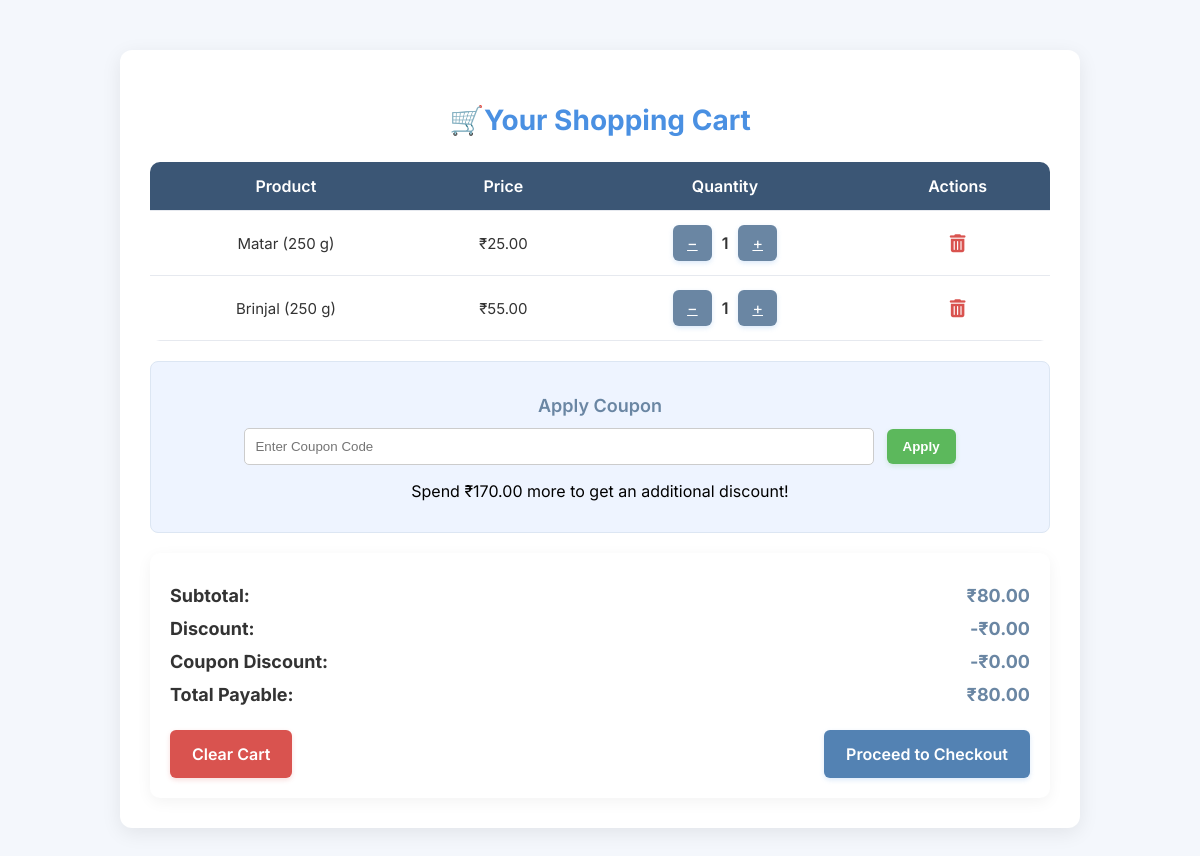
Page /cart/ on the committed database.
### myApp/models.py (models this page shows, shortened)
class Cart(models.Model):
    product_type = models.CharField(max_length=50)  # 'fruit', 'vegie', or 'pulse'
    product_id = models.IntegerField()  # Stores the ID of the product
    title = models.CharField(max_length=100)
    price = models.DecimalField(max_digits=10, decimal_places=2)
    quantity = models.PositiveIntegerField(default=1)

### GrowPure/views.py (the view)
# urls.py: path('cart/', views.cart_view, name='cart_view'),
def cart_view(request):
    cart_items = Cart.objects.all()
    total_price = sum(Decimal(item.price) * item.quantity for item in cart_items)
    discount_tiers = {
        250: Decimal('0.02'),  # 2% discount at ₹250
        500: Decimal('0.05'),  # 5% discount at ₹500
        750: Decimal('0.07'),  # 7% discount at ₹750
        1000: Decimal('0.10')  # 10% discount at ₹1000
    }
    discount_amount = Decimal('0')
    next_discount_threshold = None
    for threshold, discount in sorted(discount_tiers.items()):
        if total_price >= threshold:
            discount_amount = total_price * discount
        elif next_discount_threshold is None:
            next_discount_threshold = threshold - total_price
    request.session['discount_amount'] = float(round(discount_amount, 2))
    applied_coupon = None
    coupon_discount = Decimal('0')
    if 'coupon_code' in request.session:
        try:
            applied_coupon = Coupon.objects.get(code=request.session['coupon_code'])
            coupon_discount = Decimal(applied_coupon.discount)
        except Coupon.DoesNotExist:
            del request.session['coupon_code']
    final_price = total_price - discount_amount - coupon_discount
    return render(request, 'cart.html', {
        'cart_items': cart_items,
        'total_price': total_price,
        'discount_amount': round(discount_amount, 2),  # Ensure rounding in template
        'next_discount_threshold': next_discount_threshold,
        'applied_coupon': applied_coupon,
        'coupon_discount': coupon_discount,
        'final_price': round(final_price, 2)  # Ensure final price is also rounded
    })

### templates/cart.html (shortened to what this page needs)
<!DOCTYPE html>
<html lang="en">
<head>
    <link rel="stylesheet" href="/static/css/carts.css">
    <link rel="stylesheet" href="https://cdnjs.cloudflare.com/ajax/libs/font-awesome/6.0.0/css/all.min.css">
</head>
<body style="background-color: #f4f7fc;">
    <div class="cart-container">
        <h2>🛒Your Shopping Cart</h2>
        {% if cart_items %}
            <table class="cart-table">
                <thead>
                    <tr>
                        <th>Product</th>
                        <th>Price</th>
                        <th>Quantity</th>
                        <th>Actions</th>
                    </tr>
                </thead>
                <tbody>
                    {% for item in cart_items %}
                    <tr>
                        <td>{{ item.title }}</td>
                        <td>₹{{ item.price }}</td>
                        <td>
                            <div class="quantity-control">
                                <a href="{% url 'decrease_quantity' item.id %}" class="quantity-btn">−</a>
                                <span class="quantity">{{ item.quantity }}</span>
                                <a href="{% url 'increase_quantity' item.id %}" class="quantity-btn">+</a>
                            </div>
                        </td>
                        <td>
                            <a href="{% url 'remove_from_cart' item.id %}" class="remove-btn"><i class="fas fa-trash-alt"></i></a>
                        </td>
                    </tr>
                    {% endfor %}
                </tbody>
            </table>
            <div class="coupon-section">
                <h3>Apply Coupon</h3>
                <form method="POST" action="{% url 'apply_coupon' %}">
                    <input type="text" name="coupon_code" placeholder="Enter Coupon Code">
                    <button type="submit" class="btn-apply">Apply</button>
                </form>
                <p>
                    {% if next_discount_threshold %}
                        Spend ₹{{ next_discount_threshold }} more to get an additional discount!
                    {% else %}
                        🎉 Congratulations! You've unlocked the maximum discount.
                    {% endif %}
                </p>
            </div>
            <div class="cart-summary">
                <h3>Subtotal: <span>₹{{ total_price }}</span></h3>
                <h3>Discount: <span>-₹{{ discount_amount|default:"0.00" }}</span></h3>
                <h3>Coupon Discount: <span>-₹{{ coupon_discount|default:"0.00" }}</span></h3>
                <h3>Total Payable: <span>₹{{ final_price }}</span></h3>
                <div class="cart-actions">
                    <a href="{% url 'clear_cart' %}" class="btn btn-clear">Clear Cart</a>
                    <a href="{% url 'checkout_view' %}" class="btn btn-checkout">Proceed to Checkout</a>
                </div>
            </div>
        {% else %}
            <p class="empty-cart">Your cart is empty. <a href="/">Start Shopping</a></p>
        {% endif %}
    </div>
</body>
</html>

### static/css/carts.css (style rules this page uses)
body { font-family: 'Inter', sans-serif; background-color: #F8FAFD; margin: 0; padding: 0; }
.cart-container { width: 80%; max-width: 900px; margin: 50px auto; background: #ffffff; padding: 30px; border-radius: 12px; box-shadow: 0px 5px 20px rgba(0, 0, 0, 0.08); animation: fadeIn 0.5s ease-in-out; }
.cart-container h2 { text-align: center; font-size: 28px; font-weight: 700; margin-bottom: 25px; color: #4A90E2; }
.cart-table { width: 100%; border-collapse: collapse; margin-bottom: 20px; background: #fff; border-radius: 10px; overflow: hidden; }
.cart-table th, .cart-table td { padding: 14px; text-align: center; border-bottom: 1px solid #e6e9ef; }
.cart-table th { background: #3b5675; color: white; font-size: 16px; font-weight: 600; }
.cart-table td { font-size: 15px; color: #333; }
.quantity-control { display: flex; align-items: center; justify-content: center; gap: 10px; }
.quantity-btn { background: #6a86a3; color: white; border: none; padding: 8px 14px; border-radius: 6px; cursor: pointer; transition: 0.3s; font-size: 16px; box-shadow: 0 2px 5px rgba(74, 144, 226, 0.2); }
.quantity { font-weight: 600; font-size: 16px; }
.remove-btn { color: #D9534F; font-size: 18px; transition: 0.3s; }
.coupon-section { background: #eef4ff; padding: 15px; border-radius: 8px; text-align: center; margin-bottom: 20px; border: 1px solid #dce6f3; }
.coupon-section h3 { margin-bottom: 12px; font-size: 18px; color: #6a86a3; font-weight: 600; }
.coupon-section input { width: 70%; padding: 10px; border: 1px solid #ccc; border-radius: 5px; margin-right: 8px; }
.btn-apply { background: #5CB85C; color: white; padding: 10px 16px; border: none; border-radius: 6px; cursor: pointer; transition: 0.3s; font-weight: 600; box-shadow: 0 2px 5px rgba(92, 184, 92, 0.2); }
.cart-summary { background: #ffffff; padding: 20px; border-radius: 10px; box-shadow: 0px 4px 15px rgba(0, 0, 0, 0.05); }
.cart-summary h3 { display: flex; justify-content: space-between; font-size: 18px; margin: 12px 0; color: #333; }
.cart-summary span { font-weight: bold; color: #6a86a3; }
.cart-actions { display: flex; justify-content: space-between; margin-top: 25px; }
.btn { display: inline-block; padding: 14px 22px; font-size: 16px; border-radius: 6px; text-align: center; transition: 0.3s; text-decoration: none; font-weight: 600; }
.btn-clear { background: #D9534F; color: white; box-shadow: 0 2px 5px rgba(217, 83, 79, 0.2); }
.btn-checkout { background: #5382b3; color: white; box-shadow: 0 2px 5px rgba(74, 144, 226, 0.2); }

### rows in the picture
Cart: title "Matar (250 g)", price "25.00", quantity "1"
Cart: title "Brinjal (250 g)", price "55.00", quantity "1"

### other values in the picture
{{ next_discount_threshold }} "170.00"
{{ total_price }} "80.00"
{{ discount_amount|default:"0.00" }} "0.00"
{{ coupon_discount|default:"0.00" }} "0.00"
{{ final_price }} "80.00"
